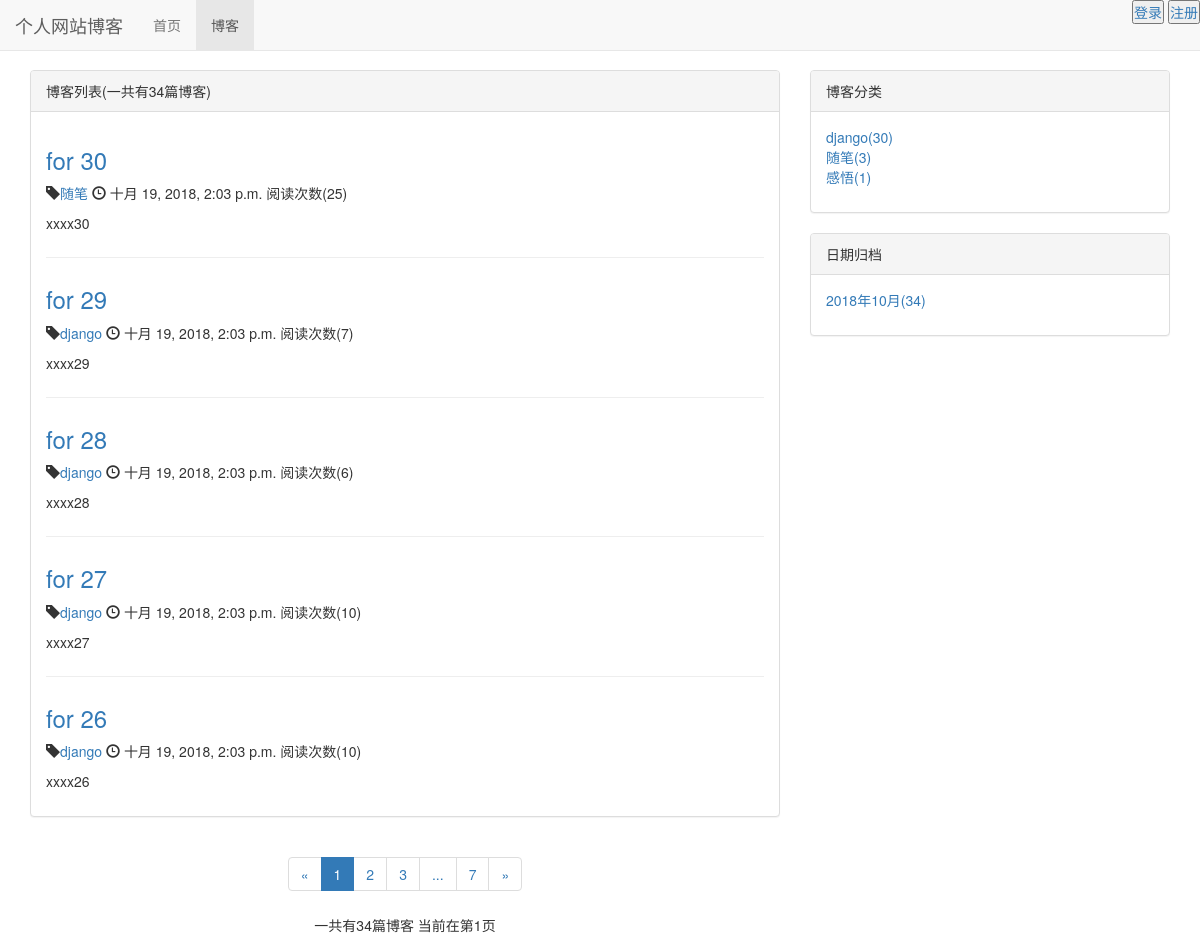
Screenshot of /blog/ with the database file from the repository.
### blog/models.py (models this page shows, shortened)
class Blog(models.Model,ReadNumMethod):
    title = models.CharField(max_length=50)
    blog_type = models.ForeignKey(BlogType, on_delete=models.DO_NOTHING)
    content = RichTextUploadingField()
    read_details = GenericRelation(ReadNumDetail)
    author = models.ForeignKey(User, on_delete=models.DO_NOTHING)
    created_time = models.DateTimeField(auto_now_add=True)
    lasted_update_time = models.DateTimeField(auto_now=True)
    class Meta():
        ordering = ['-created_time']

class BlogType(models.Model):
    type_name = models.CharField(max_length=15)
    def __str__(self):
        return self.type_name

### read_num/models.py (models this page shows)
class ReadNum(models.Model):
    read_num = models.IntegerField(default=0)
    content_type = models.ForeignKey(ContentType, on_delete=models.DO_NOTHING)
    object_id = models.PositiveIntegerField()
    content_object = GenericForeignKey('content_type', 'object_id')

### blog/views.py (the view)
# urls.py: path('', views.blog_list, name='blog_list'),
def blog_list(request):
    blogs_all_list = Blog.objects.all()
    context = get_blogs_list_common(request,blogs_all_list)
    return render(request,'blog/blog_list.html', context)

### read_num/models.py (called while the page is built)
    def get_read_num(self):
        try:
            blog = ContentType.objects.get_for_model(self)
            readnum = ReadNum.objects.get(content_type=blog,object_id=self.pk)
            return readnum.read_num
        except exceptions.ObjectDoesNotExist as e:
           return 0

### blog/templates/blog/blog_list.html (shortened to what this page needs)
{% extends 'base.html' %}
{% load staticfiles%}
{% block header_extends %}
    <link rel="stylesheet" type="text/css" href="{% static 'blog/blog.css' %}"
{% endblock %}
{% block nav_blog_active %}
active
{% endblock %}
{% block content%}
    <div class="container">
        <div class="row">
            <div class="col-md-8 col-sm-8">
                <div class="panel panel-default">
                    <div class="panel-heading">{% block blog_list_title %}博客列表(一共有{{ page_of_blogs.paginator.count }}篇博客){% endblock %}</div>
                        <div class="panel-body">
                            {% for blog in blogs %}
                                <div class="blog">
                                    <h3><a href="{% url 'blog_detail' blog.pk %}">{{ blog.title }}</a></h3>
                                    <p class="blog-info"><span class="glyphicon glyphicon-tag" aria-hidden="true">
                                    </span><a href="{% url 'blogs_with_type' blog.blog_type.pk %}">{{ blog.blog_type }}</a>
                                        <span class="glyphicon glyphicon-time" aria-hidden="true"></span>
                                        {{ blog.created_time }}&nbsp阅读次数({{ blog.get_read_num}})</p>
                                    <p>{{ blog.content|striptags|truncatechars:120 }}</p>
                                </div>
                            {% empty %}
                                <div class="blog">
                                <p>--暂无博客--</p>
                                </div>
                            {% endfor %}
                        </div>
                </div>
                <div class="paginator" aria-label="Page navigation">
                    <ul class="pagination">
                      <li>
                            {% if page_of_blogs.has_previous %}
                                <a href="?page={{page_of_blogs.previous_page_number}}" aria-label="Previous">
                                <span aria-hidden="true">&laquo;</span></a>
                            {% else %}
                                <span aria-hidden="true">&laquo;</span>
                            {% endif %}
                        {% for page_num in page_range%}
                            {% if page_num == page_of_blogs.number %}
                                <li class="active"><span>{{page_num}}</span></li>
                            {% else %}
                                    {% if page_num == '...' %}
                                        <li><span>{{page_num}}</span></li>
                                    {% else %}
                                        <li class=''><a href="?page={{page_num}}">{{page_num}}</a></li>
                                    {% endif %}
                            {% endif %}
                        {% endfor%}
                      <li>
                            {% if page_of_blogs.has_next %}
                                <a href="?page={{page_of_blogs.next_page_number}}" aria-label="Next">
                                <span aria-hidden="true">&raquo;</span></a>
                                {% else %}
                                <span aria-hidden="true">&raquo;</span>
                            {% endif%}
                      </li>
                    </ul>
                    <p>一共有{{ page_of_blogs.paginator.count }}篇博客 当前在第{{page_of_blogs.number}}页</p>
                </div>
            </div>
            <div class="hidden-xs col-sm-4">
                <div class="panel panel-default">
                    <div class="panel-heading">博客分类</div>
                    <div class="panel-body">
                        <ul class="blog-types">
                            {% for blog_type in blogt_types %}
                                <li><a href="{% url 'blogs_with_type' blog_type.pk %}"> {{ blog_type.type_name }}({{ blog_type.blog_count}})</a></li>
                            {% empty %}
                                <li>暂无分类</li>
                            {% endfor %}
                        </ul>
                    </div>
                </div>
                <div class="panel panel-default">
                        <div class="panel-heading">日期归档</div>
                        <div class="panel-body">
                            <ul class="blog-dates">
                                {% for blog_date,blog_count in blog_dates.items %}
                                    <li><a href="{% url 'blog_with_date' blog_date.year blog_date.month %}">{{ blog_date|date:"Y年m月" }}({{blog_count}})</a></li>
                                {% empty %}
                                    <li>暂无分类</li>
                                {% endfor %}
                            </ul>
                        </div>
                    </div>
            </div>
        </div>
    </div>
{% endblock %}

### templates/base.html (shortened to what this page needs)
{% load staticfiles %}
<!DOCTYPE html>
<html lang="zh-CN">
<head>
    <link rel="stylesheet" type="text/css" href="{% static 'base.css' %}">
    <link rel="stylesheet" type="text/css" href="{% static 'bootstrap-3.3.7-dist/css/bootstrap.min.css' %}">
    {% block header_extends %}{% endblock %}
</head>
<body>
    <div class="navbar navbar-default navbar-fixed-top" role="navigation">
        <div class="container-fluid">
            <div class="navbar-header">
                <a class="navbar-brand" href="{% url 'home' %}">个人网站博客</a>
            </div>
            <div id="navbar-collapse"class="collapse navbar-collapse">
                <ul class="nav navbar-nav">
                    <li class="{% block nav_home_active %}{% endblock %}"><a  href="{% url 'home' %}">首页</a></li>
                    <li class="{% block nav_blog_active %}{% endblock %}"><a href="{% url 'blog_list' %}">博客</a></li>
                </ul>
                <ul class="nav navbar-nav navbar-right">
                    <li>
                        {% if request.user.is_authenticated %}
                            {{user}}<a href="{% url 'logout' %}">注销</a>
                         {%else%}
                           <button><a href="{% url 'login'%}">登录</a></button>
                        <button><a href="{% url 'register'%}">注册</a></button>
                         {% endif %}</div>
            </div>
        </div>
    {% block content%}{% endblock %}
</body>
</html>

### static/base.css (style rules this page uses)
* { margin: 0; padding: 0; }
body { margin-top: 70px!important; }

### blog/static/blog/blog.css (style rules this page uses)
ul.blog-types { list-style-type:none; }
ul.blog-dates { list-style-type:none; }
div.blog:not(:last-child) { margin-bottom: 2em; padding-bottom: 1em; border-bottom: 1px solid #eee; }
div.paginator { text-align: center }

### rows the page displays
Blog: title "for 30", blog_type "随笔", created_time "十月 19, 2018, 2:03 p.m.", get_read_num "25", content "xxxx30"
Blog: title "for 29", blog_type "django", created_time "十月 19, 2018, 2:03 p.m.", get_read_num "7", content "xxxx29"
Blog: title "for 28", blog_type "django", created_time "十月 19, 2018, 2:03 p.m.", get_read_num "6", content "xxxx28"
Blog: title "for 27", blog_type "django", created_time "十月 19, 2018, 2:03 p.m.", get_read_num "10", content "xxxx27"
Blog: title "for 26", blog_type "django", created_time "十月 19, 2018, 2:03 p.m.", get_read_num "10", content "xxxx26"
BlogType: type_name "django", blog_count "30"
BlogType: type_name "随笔", blog_count "3"
BlogType: type_name "感悟", blog_count "1"

### other values shown
{{ page_of_blogs.paginator.count }} "34"
{{ page_num }} "1"
{{ page_num }} "2" "3" "7"
{{ page_num }} "..."
{{ page_of_blogs.number }} "1"
{{ blog_date|date:"Y年m月" }} "2018年10月"
{{ blog_count }} "34"
